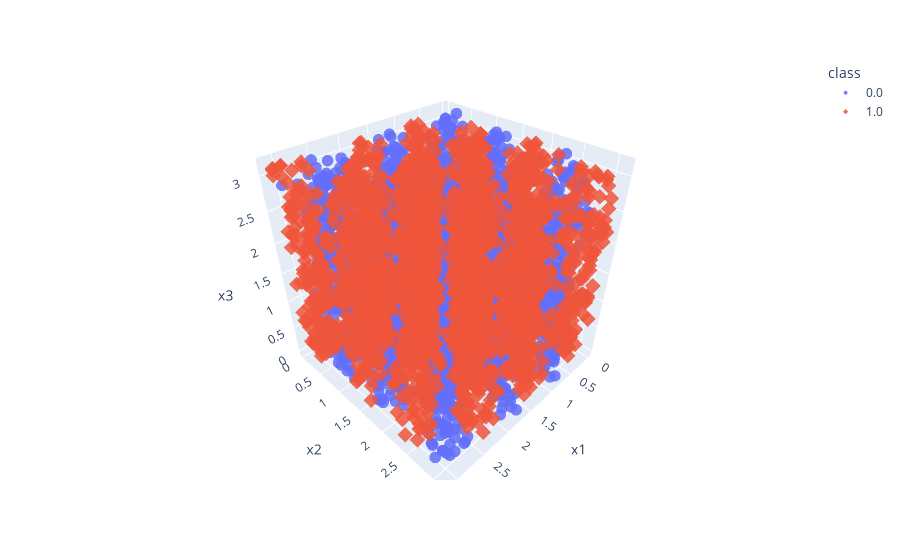

The cell this chart's notebook holds for it:
### Code cell
X,y = make_checkerboard_nd()
plot_3d_features_with_labels(X,y)

### Figure 1 — Plotly figure (JSON) as saved in the notebook; plotly's stock layout.template omitted (floating-point values rounded to 4 significant figures; data arrays with more than 128 entries replaced by an {"elided": "..."} marker saying what was removed)
{"data": [{"hovertemplate": "class=0.0<br>x1=%{x}<br>x2=%{y}<br>x3=%{z}<extra></extra>", "legendgroup": "0.0", "marker": {"color": "#636efa", "opacity": 0.85, "size": 4, "symbol": "circle"}, "mode": "markers", "name": "0.0", "scene": "scene", "showlegend": true, "type": "scatter3d", "x": {"elided": "2495 float values"}, "y": {"elided": "2495 float values"}, "z": {"elided": "2495 float values"}}, {"hovertemplate": "class=1.0<br>x1=%{x}<br>x2=%{y}<br>x3=%{z}<extra></extra>", "legendgroup": "1.0", "marker": {"color": "#EF553B", "opacity": 0.85, "size": 4, "symbol": "diamond"}, "mode": "markers", "name": "1.0", "scene": "scene", "showlegend": true, "type": "scatter3d", "x": {"elided": "2505 float values"}, "y": {"elided": "2505 float values"}, "z": {"elided": "2505 float values"}}], "layout": {"legend": {"title": {"text": "class"}, "tracegroupgap": 0}, "margin": {"t": 60}, "scene": {"domain": {"x": [0, 1], "y": [0, 1]}, "xaxis": {"title": {"text": "x1"}}, "yaxis": {"title": {"text": "x2"}}, "zaxis": {"title": {"text": "x3"}}}}}
